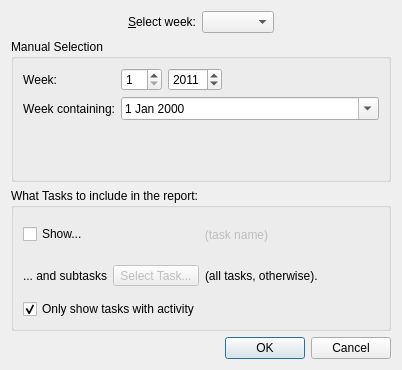
<?xml version="1.0" encoding="UTF-8"?>
<ui version="4.0">
 <class>WeeklyTimesheetConfigurationDialog</class>
 <widget class="QWidget" name="WeeklyTimesheetConfigurationDialog">
  <property name="geometry">
   <rect>
    <x>0</x>
    <y>0</y>
    <width>402</width>
    <height>370</height>
   </rect>
  </property>
  <layout class="QVBoxLayout" name="verticalLayout">
   <item>
    <layout class="QHBoxLayout">
     <item>
      <spacer>
       <property name="orientation">
        <enum>Qt::Horizontal</enum>
       </property>
       <property name="sizeHint" stdset="0">
        <size>
         <width>40</width>
         <height>20</height>
        </size>
       </property>
      </spacer>
     </item>
     <item>
      <widget class="QLabel" name="label">
       <property name="text">
        <string>&amp;Select week:</string>
       </property>
       <property name="alignment">
        <set>Qt::AlignRight|Qt::AlignTrailing|Qt::AlignVCenter</set>
       </property>
       <property name="buddy">
        <cstring>comboBoxWeek</cstring>
       </property>
      </widget>
     </item>
     <item>
      <widget class="QComboBox" name="comboBoxWeek"/>
     </item>
     <item>
      <spacer>
       <property name="orientation">
        <enum>Qt::Horizontal</enum>
       </property>
       <property name="sizeHint" stdset="0">
        <size>
         <width>40</width>
         <height>20</height>
        </size>
       </property>
      </spacer>
     </item>
    </layout>
   </item>
   <item>
    <widget class="QGroupBox" name="groupBox">
     <property name="title">
      <string>Manual Selection</string>
     </property>
     <layout class="QFormLayout" name="formLayout">
      <property name="fieldGrowthPolicy">
       <enum>QFormLayout::AllNonFixedFieldsGrow</enum>
      </property>
      <item row="1" column="0">
       <widget class="QLabel" name="label_4">
        <property name="text">
         <string>Week:</string>
        </property>
        <property name="alignment">
         <set>Qt::AlignRight|Qt::AlignTrailing|Qt::AlignVCenter</set>
        </property>
        <property name="buddy">
         <cstring>dateEditDay</cstring>
        </property>
       </widget>
      </item>
      <item row="1" column="1">
       <layout class="QHBoxLayout" name="horizontalLayout">
        <item>
         <widget class="QSpinBox" name="spinBoxWeek">
          <property name="minimum">
           <number>1</number>
          </property>
          <property name="maximum">
           <number>53</number>
          </property>
         </widget>
        </item>
        <item>
         <widget class="QSpinBox" name="spinBoxYear">
          <property name="minimum">
           <number>1900</number>
          </property>
          <property name="maximum">
           <number>5000</number>
          </property>
          <property name="value">
           <number>2011</number>
          </property>
         </widget>
        </item>
        <item>
         <spacer name="horizontalSpacer">
          <property name="orientation">
           <enum>Qt::Horizontal</enum>
          </property>
          <property name="sizeHint" stdset="0">
           <size>
            <width>40</width>
            <height>20</height>
           </size>
          </property>
         </spacer>
        </item>
       </layout>
      </item>
      <item row="4" column="0">
       <widget class="QLabel" name="label_2">
        <property name="text">
         <string>Week containing:</string>
        </property>
        <property name="alignment">
         <set>Qt::AlignRight|Qt::AlignTrailing|Qt::AlignVCenter</set>
        </property>
        <property name="buddy">
         <cstring>dateEditDay</cstring>
        </property>
       </widget>
      </item>
      <item row="4" column="1">
       <widget class="QDateEdit" name="dateEditDay">
        <property name="calendarPopup">
         <bool>true</bool>
        </property>
       </widget>
      </item>
     </layout>
    </widget>
   </item>
   <item>
    <widget class="QGroupBox" name="groupBox_2">
     <property name="title">
      <string>What Tasks to include in the report:</string>
     </property>
     <layout class="QVBoxLayout">
      <item>
       <layout class="QHBoxLayout">
        <item>
         <widget class="QCheckBox" name="checkBoxSubTasksOnly">
          <property name="text">
           <string>Show...</string>
          </property>
         </widget>
        </item>
        <item>
         <widget class="QLabel" name="labelTaskName">
          <property name="enabled">
           <bool>false</bool>
          </property>
          <property name="sizePolicy">
           <sizepolicy hsizetype="MinimumExpanding" vsizetype="Preferred">
            <horstretch>0</horstretch>
            <verstretch>0</verstretch>
           </sizepolicy>
          </property>
          <property name="text">
           <string>(task name)</string>
          </property>
          <property name="alignment">
           <set>Qt::AlignCenter</set>
          </property>
         </widget>
        </item>
       </layout>
      </item>
      <item>
       <layout class="QHBoxLayout">
        <item>
         <widget class="QLabel" name="label_5">
          <property name="text">
           <string>... and subtasks</string>
          </property>
         </widget>
        </item>
        <item>
         <widget class="QToolButton" name="toolButtonSelectTask">
          <property name="enabled">
           <bool>false</bool>
          </property>
          <property name="text">
           <string>Select Task...</string>
          </property>
         </widget>
        </item>
        <item>
         <widget class="QLabel" name="label_3">
          <property name="text">
           <string>(all tasks, otherwise).</string>
          </property>
         </widget>
        </item>
        <item>
         <spacer>
          <property name="orientation">
           <enum>Qt::Horizontal</enum>
          </property>
          <property name="sizeHint" stdset="0">
           <size>
            <width>40</width>
            <height>20</height>
           </size>
          </property>
         </spacer>
        </item>
       </layout>
      </item>
      <item>
       <widget class="QCheckBox" name="checkBoxActiveOnly">
        <property name="text">
         <string>Only show tasks with activity</string>
        </property>
        <property name="checked">
         <bool>true</bool>
        </property>
       </widget>
      </item>
     </layout>
    </widget>
   </item>
   <item>
    <layout class="QHBoxLayout" name="horizontalLayout_2">
     <item>
      <widget class="QDialogButtonBox" name="buttonBox">
       <property name="standardButtons">
        <set>QDialogButtonBox::Cancel|QDialogButtonBox::Ok</set>
       </property>
      </widget>
     </item>
    </layout>
   </item>
  </layout>
 </widget>
 <resources/>
 <connections>
  <connection>
   <sender>checkBoxSubTasksOnly</sender>
   <signal>toggled(bool)</signal>
   <receiver>labelTaskName</receiver>
   <slot>setEnabled(bool)</slot>
   <hints>
    <hint type="sourcelabel">
     <x>68</x>
     <y>171</y>
    </hint>
    <hint type="destinationlabel">
     <x>137</x>
     <y>171</y>
    </hint>
   </hints>
  </connection>
  <connection>
   <sender>checkBoxSubTasksOnly</sender>
   <signal>toggled(bool)</signal>
   <receiver>toolButtonSelectTask</receiver>
   <slot>setEnabled(bool)</slot>
   <hints>
    <hint type="sourcelabel">
     <x>84</x>
     <y>182</y>
    </hint>
    <hint type="destinationlabel">
     <x>151</x>
     <y>204</y>
    </hint>
   </hints>
  </connection>
 </connections>
</ui>
